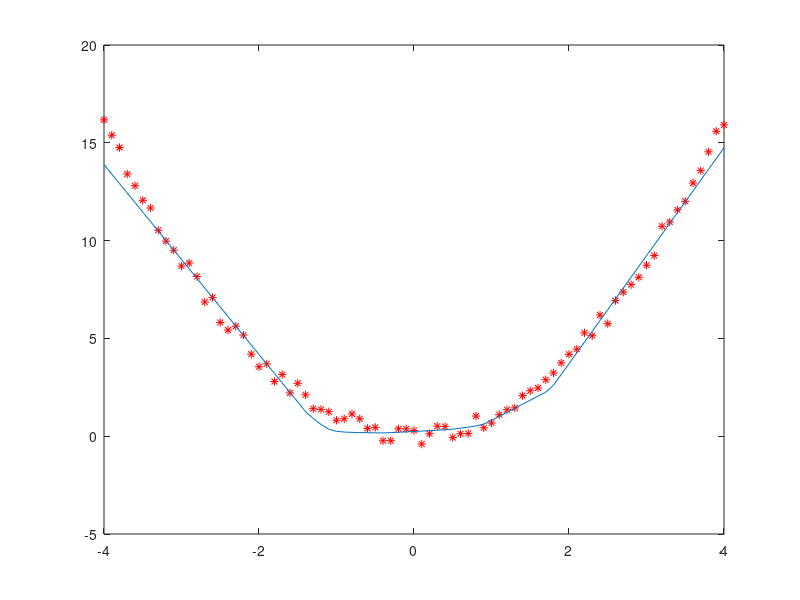

This figure's MATLAB source:
clear close()
P = -4 :0.1: 4; 
T = P.^2 + 1*(rand(size(P))-0.5); 

%siec 
S1 = 100;
W1 = rand(S1, 1)- 0.5; B1 = rand(S1, 1)- 0.5;
W2 = rand(1, S1) -0,5; B2 = rand(1,1) -0.5;
lr = 0.001


for  epoka = 1 : 2000
%odpowiedz sieci
X = W1*P + B1*ones(size(P));
A1 = max(X,0);   %ReLu
A2 = W2*A1 + B2;

%propagacja wsteczna
E2 = T - A2;
E1 = W2'*E2;

dW2 = lr* E2 * A1';
dB2 = lr *E2 * ones(size(E2))';
disp(dB2);
dW1 = lr * (exp(X)./(exp(X)+1)) .* E1 * P';
dB1 = lr * (exp(X)./(exp(X)+1)) .* E1 * ones(size(P))';

W2 = W2 + dW2; B2 =  B2 + dB2;
W1 = W1 + dW1; B1 = B1 + dB1;


%if epoka3==0 then
%clf();
%sleep(50);
%end

end

plot(P,T, 'r*')
hold on
plot(P,A2)

